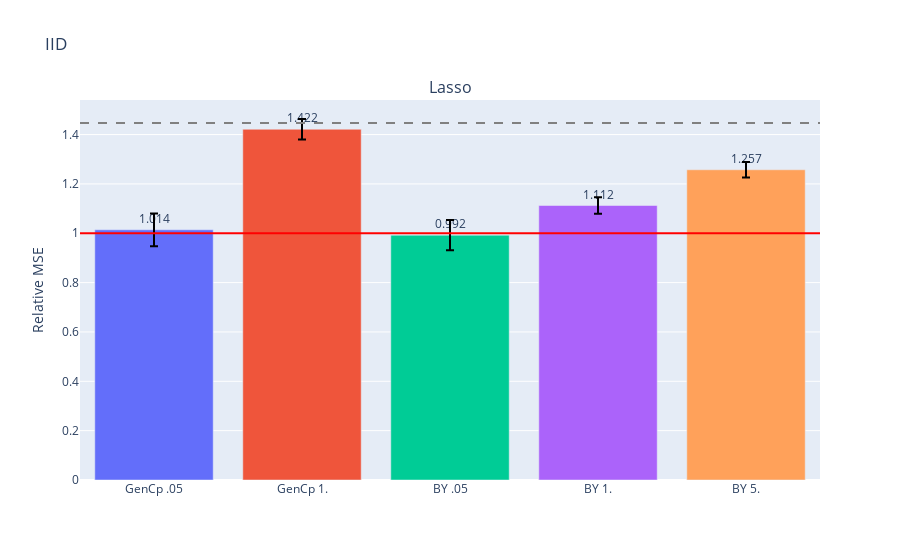

Notebook source saved alongside this figure:
### Code cell
iid_fig = gen_model_barplots(
    iid_model_errs, 
    model_names, 
    est_names, 
    "IID ",# + title, 
    has_elev_err=True,
    err_bars=True,
)
iid_fig.show()

### Figure 1 — Plotly figure (JSON) as saved in the notebook; plotly's stock layout.template omitted (floating-point values rounded to 4 significant figures)
{"data": [{"error_y": {"array": [0.06638, 0.04162, 0.06134, 0.03366, 0.03172], "color": "black", "type": "data"}, "marker": {"color": ["#636EFA", "#EF553B", "#00CC96", "#AB63FA", "#FFA15A", "#19D3F3", "#FF6692", "#B6E880", "#FF97FF", "#FECB52"]}, "text": [1.014, 1.422, 0.992, 1.112, 1.257], "textposition": "outside", "type": "bar", "x": ["GenCp .05", "GenCp 1.", "BY .05", "BY 1.", "BY 5."], "xaxis": "x", "y": [1.014, 1.422, 0.9922, 1.112, 1.257], "yaxis": "y"}], "layout": {"annotations": [{"font": {"size": 16}, "showarrow": false, "text": "Lasso", "x": 0.5, "xanchor": "center", "xref": "paper", "y": 1, "yanchor": "bottom", "yref": "paper"}], "shapes": [{"line": {"color": "red"}, "type": "line", "x0": 0, "x1": 1, "xref": "x domain", "y0": 1, "y1": 1, "yref": "y"}, {"line": {"color": "grey", "dash": "dash"}, "type": "line", "x0": 0, "x1": 1, "xref": "x domain", "y0": 1.447, "y1": 1.447, "yref": "y"}], "title": {"text": "IID "}, "xaxis": {"anchor": "y", "domain": [0, 1]}, "yaxis": {"anchor": "x", "domain": [0, 1], "title": {"text": "Relative MSE"}}}}
